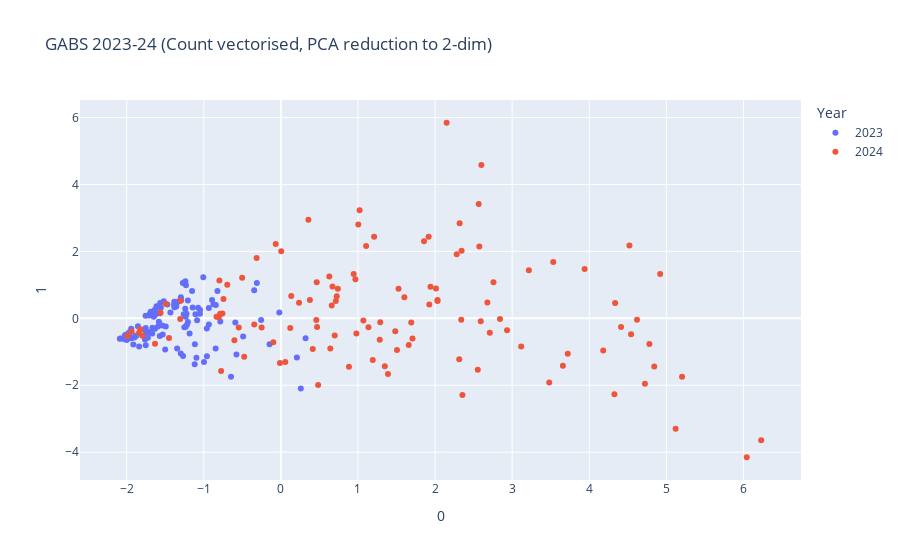

The code cell stored with this chart in its notebook:
### Code cell
# TF-IDF vectorisation on description to find most unique beers?
X_count = CountVectorizer().fit_transform([re.sub(r'[\s]+', ' ', re.sub(r'[\W]', ' ', x)).upper().strip() for x in df.words])

# Plot some clusters maybe?
pca_arr_cnt_all = PCA(n_components=2).fit_transform(np.asarray(X_count.todense()))
print(pca_arr_cnt_all.shape)

pca_cnt_df = pd.DataFrame(pca_arr_cnt_all).reset_index(drop=True).set_index(df.index)
pca_cnt_df['Section'] = df['section']
pca_cnt_df['Number'] = [x[0] for x in df.index]
pca_cnt_df['Beer'] = df['name']
pca_cnt_df['Brewery'] = df['brewery']
pca_cnt_df['Style'] = df['style']
pca_cnt_df['Year'] = [x[1] for x in df.index]

fig = px.scatter(pca_cnt_df,
                 x=0,
                 y=1,
                 color="Year",
                 hover_data=["Beer", "Section", "Number", "Style"],
                 title="GABS 2023-24 (Count vectorised, PCA reduction to 2-dim)"
                )
fig.show()
